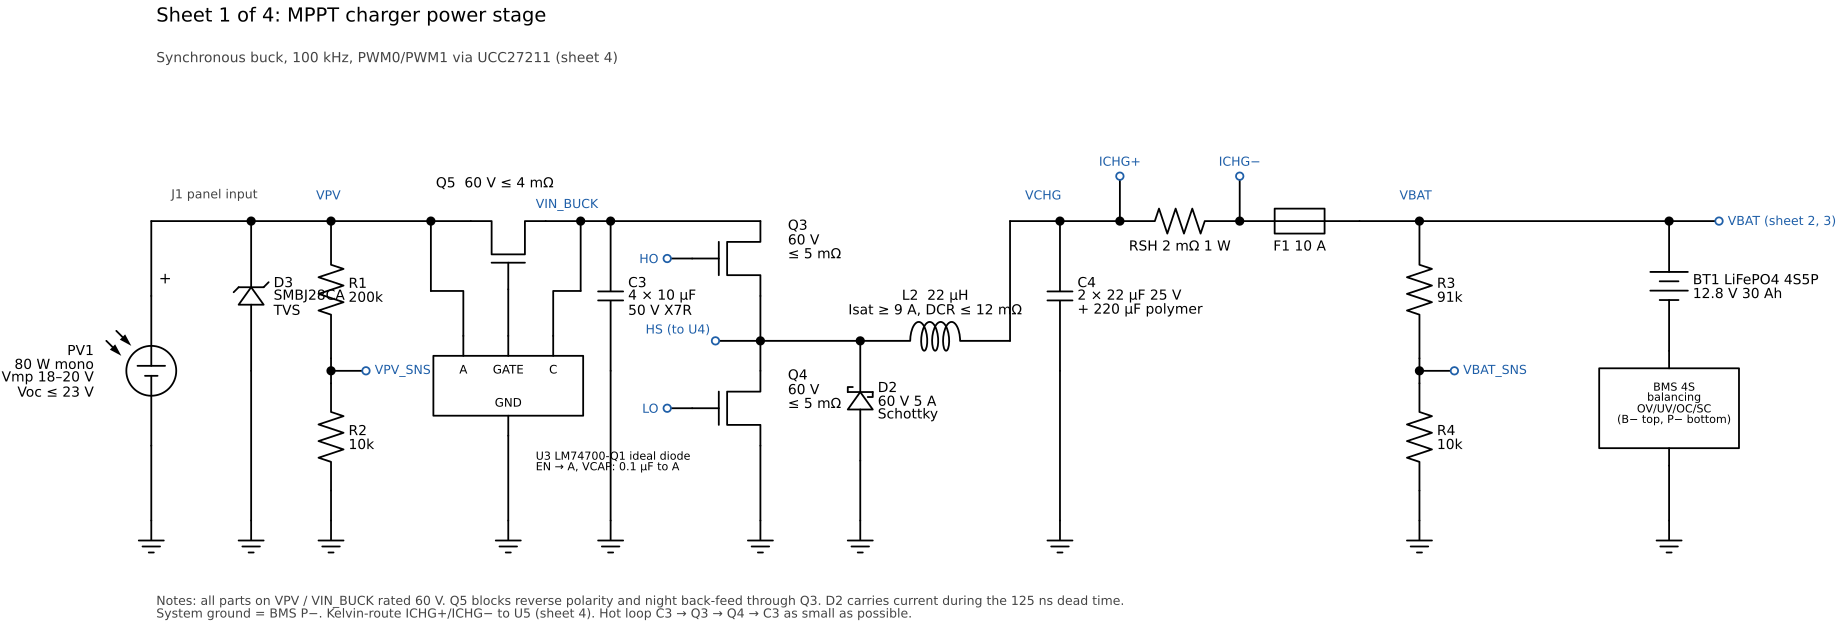

Python code for this plot:
#!/usr/bin/env python3
"""Schematic for the SC95F8523 version of the 12 V 20 W solar street light.

Draws four sheets with schemdraw and writes PNG + SVG per sheet and one
multi-page PDF. Sheets connect through net names (open circles).

    pip install schemdraw matplotlib pypdf
    python3 schematic.py
"""
import os
import schemdraw
import schemdraw.elements as elm

schemdraw.use('matplotlib')
OUT = os.path.dirname(os.path.abspath(__file__))
FS = 10        # component label font size
NFS = 9        # net label font size
NETC = '#1f5fa8'


def P(**kw):
    """IC pin with a smaller pin-name font."""
    kw.setdefault('lblsize', 8.5)
    return elm.IcPin(**kw)


class Sheet:
    def __init__(self):
        self.d = schemdraw.Drawing(show=False)
        self.d.config(unit=2.5, fontsize=FS, lw=1.3)

    def add(self, e):
        if isinstance(e, (elm.Ic, elm.Opamp)):
            e.theta(0)
        return self.d.add(e)

    # --- helpers -------------------------------------------------------
    def wire(self, a, b, shape='-'):
        return self.add(elm.Wire(shape).at(a).to(b))

    def dot(self, p):
        return self.add(elm.Dot().at(p))

    def gnd(self, p):
        return self.add(elm.Ground().at(p))

    def net(self, p, name, side='right', length=0.7):
        ln = elm.Line().at(p)
        getattr(ln, side)()
        ln = self.add(ln.length(length))
        self.add(elm.Dot(open=True).at(ln.end).color(NETC)
                 .label(name, loc={'up': 'top', 'down': 'bottom'}.get(side, side),
                        fontsize=NFS, color=NETC))
        return ln.end

    def text(self, p, s, size=FS, halign='left', valign='top', color='black'):
        self.add(elm.Label().at(p).label(s, fontsize=size, halign=halign,
                                         valign=valign, color=color))

    def title(self, p, s, sub=None):
        self.text(p, s, size=14)
        if sub:
            self.text((p[0], p[1] - 0.9), sub, size=10, color='#444')

    def vert(self, x, ytop, ybot, e, label=None, loc='bottom'):
        """Two-terminal part from (x,ytop) down to (x,ybot) and ground."""
        e = e.at((x, ytop)).down()
        if label:
            e = e.label(label, loc=loc, fontsize=FS)
        e = self.add(e)
        if abs(e.end[1] - ybot) > 1e-6:
            self.wire(e.end, (x, ybot))
        self.gnd((x, ybot))
        return e

    def divider(self, x, ytop, ybot, r1, r2, netname, side='right'):
        mid = ytop - (ytop - ybot) / 2
        self.add(elm.Resistor().at((x, ytop)).to((x, mid + 0.25))
                 .label(r1, loc='bottom', fontsize=FS))
        self.wire((x, mid + 0.25), (x, mid - 0.25))
        self.dot((x, mid))
        r = self.add(elm.Resistor().at((x, mid - 0.25)).to((x, ybot + 0.6))
                     .label(r2, loc='bottom', fontsize=FS))
        self.wire(r.end, (x, ybot))
        self.gnd((x, ybot))
        self.net((x, mid), netname, side=side)

    def save(self, name):
        for ext in ('png', 'svg', 'pdf'):
            kw = {'dpi': 160} if ext == 'png' else {}
            self.d.save(os.path.join(OUT, f'{name}.{ext}'), **kw)


# ======================================================================
# Sheet 1: MPPT charger power stage
# ======================================================================
def sheet1():
    s = Sheet()
    T, G = 6.0, 0.0
    s.title((0, 10.2), 'Sheet 1 of 4: MPPT charger power stage',
            'Synchronous buck, 100 kHz, PWM0/PWM1 via UCC27211 (sheet 4)')

    # PV panel
    s.wire((0, G), (0, 1.5))
    s.gnd((0, G))
    s.add(elm.Solar().at((0, 1.5)).up().length(3)
          .label('PV1\n80 W mono\nVmp 18–20 V\nVoc ≤ 23 V', loc='top', fontsize=FS))
    s.wire((0, 4.5), (0, T))
    s.text((0.25, 4.9), '+', size=11)
    s.add(elm.Line().at((0, T)).right().length(2))
    s.text((0.3, T + 0.55), 'J1 panel input', size=9, color='#444')

    # TVS
    s.dot((2, T))
    s.vert(2, T, G, elm.Zener().reverse().length(3), 'D3\nSMBJ28CA\nTVS')

    # Panel voltage divider (panel side, for dusk/dawn)
    s.wire((2, T), (3.6, T))
    s.dot((3.6, T))
    s.divider(3.6, T, G, 'R1\n200k', 'R2\n10k', 'VPV_SNS')
    s.text((3.2, T + 0.55), 'VPV', size=NFS, color=NETC)

    # Ideal diode Q5 + U3
    s.wire((3.6, T), (6.4, T))
    q5 = s.add(elm.NFet().down().anchor('source').at((6.4, T)))
    s.text((5.6, T + 1.0), 'Q5  60 V ≤ 4 mΩ', size=FS)
    u3 = s.add(elm.Ic(pins=[P(name='A', side='top'),
                            P(name='GATE', side='top'),
                            P(name='C', side='top'),
                            P(name='GND', side='bottom')],
                       size=(3.0, 1.2), pinspacing=0.9, leadlen=0.4)
               .anchor('GATE').at((q5.gate[0], 3.7)))
    s.text((u3.GND[0] + 0.45, u3.GND[1] - 0.2),
           'U3 LM74700-Q1 ideal diode\nEN → A, VCAP: 0.1 µF to A', size=8)
    s.wire(q5.gate, u3.GATE)
    s.wire((5.6, T), (5.6, 4.6))
    s.dot((5.6, T))
    s.wire((5.6, 4.6), u3.A, '-|')
    s.wire((8.6, T), (8.6, 4.6))
    s.dot((8.6, T))
    s.wire((8.6, 4.6), u3.C, '-|')
    s.wire(u3.GND, (u3.GND[0], G))
    s.gnd((u3.GND[0], G))

    # VIN rail and input caps
    s.wire(q5.drain, (9.2, T))
    s.text((7.6, T + 0.55), 'VIN_BUCK', size=NFS, color=NETC)
    s.dot((9.2, T))
    s.vert(9.2, T, G, elm.Capacitor().length(3), 'C3\n4 × 10 µF\n50 V X7R')

    # Half-bridge Q3 / Q4
    X = 12.2
    s.wire((9.2, T), (X, T))
    q3 = s.add(elm.NFet().right().reverse().anchor('drain').at((X, T)))
    s.text((q3.drain[0] + 0.45, q3.drain[1] - 0.05), 'Q3\n60 V\n≤ 5 mΩ')
    sw = (X, 3.6)
    s.wire(q3.source, sw)
    s.dot(sw)
    q4 = s.add(elm.NFet().right().reverse().anchor('drain').at((X, 3.0)))
    s.text((q4.drain[0] + 0.45, q4.drain[1] - 0.05), 'Q4\n60 V\n≤ 5 mΩ')
    s.wire(sw, q4.drain)
    s.wire(q4.source, (X, G))
    s.gnd((X, G))
    s.net(q3.gate, 'HO', side='left', length=0.5)
    s.net(q4.gate, 'LO', side='left', length=0.5)
    s.net(sw, 'HS', side='left', length=0.5) if False else None
    s.text((X - 2.2, sw[1] + 0.45), 'HS (to U4)', size=NFS, color=NETC)
    s.wire(sw, (X - 0.9, sw[1]))
    s.add(elm.Dot(open=True).at((X - 0.9, sw[1])).color(NETC))

    # D2 Schottky across Q4
    s.wire(sw, (14.2, sw[1]))
    s.dot((14.2, sw[1]))
    s.vert(14.2, sw[1], G, elm.Schottky().reverse().length(2.4),
           'D2\n60 V 5 A\nSchottky')

    # L2
    l2 = s.add(elm.Inductor2(loops=3).at((14.2, sw[1])).right().length(3)
               .label('L2  22 µH\nIsat ≥ 9 A, DCR ≤ 12 mΩ', loc='top', fontsize=FS))
    s.wire(l2.end, (17.2, T))  # up to output rail via corner
    s.wire((17.2, T), (18.2, T))
    s.text((17.4, T + 0.55), 'VCHG', size=NFS, color=NETC)
    s.dot((18.2, T))
    s.vert(18.2, T, G, elm.Capacitor().length(3), 'C4\n2 × 22 µF 25 V\n+ 220 µF polymer')

    # Shunt with Kelvin taps
    s.wire((18.2, T), (19.4, T))
    s.dot((19.4, T))
    rsh = s.add(elm.Resistor().at((19.4, T)).right().length(2.4)
                .label('RSH 2 mΩ 1 W', loc='bottom', fontsize=FS))
    s.dot(rsh.end)
    s.net((19.4, T), 'ICHG+', side='up', length=0.9)
    s.net(rsh.end, 'ICHG−', side='up', length=0.9)

    # Fuse
    f1 = s.add(elm.Fuse().at(rsh.end).right().length(2.4)
               .label('F1 10 A', loc='bottom', fontsize=FS))
    xb = f1.end[0] + 1.2
    s.wire(f1.end, (xb, T))
    s.dot((xb, T))
    s.text((xb - 0.5, T + 0.55), 'VBAT', size=NFS, color=NETC)
    s.divider(xb, T, G, 'R3\n91k', 'R4\n10k', 'VBAT_SNS')

    # Battery + BMS
    xbat = xb + 5.0
    s.wire((xb, T), (xbat, T))
    s.dot((xbat, T))
    s.add(elm.Battery().at((xbat, T)).down().length(2.6)
          .label('BT1 LiFePO4 4S5P\n12.8 V 30 Ah', loc='bottom', fontsize=FS))
    bms = s.add(elm.Ic(pins=[P(anchorname='BN', side='top'),
                             P(anchorname='PN', side='bottom')],
                       size=(2.8, 1.6), leadlen=0.35)
                .anchor('BN').at((xbat, T - 2.6))
                .label('BMS 4S\nbalancing\nOV/UV/OC/SC\n(B− top, P− bottom)', loc='center', fontsize=8))
    s.wire(bms.PN, (xbat, G))
    s.gnd((xbat, G))
    s.net((xbat, T), 'VBAT (sheet 2, 3)', side='right', length=1.0)

    s.text((0, -1.6),
           'Notes: all parts on VPV / VIN_BUCK rated 60 V. Q5 blocks reverse polarity and night back-feed '
           'through Q3. D2 carries current during the 125 ns dead time.\n'
           'System ground = BMS P−. Kelvin-route ICHG+/ICHG− to U5 (sheet 4). '
           'Hot loop C3 → Q3 → Q4 → C3 as small as possible.', size=9, color='#444')
    s.save('sheet1_charger')


# ======================================================================
# Sheet 2: LED boost power stage
# ======================================================================
def sheet2():
    s = Sheet()
    T, G = 6.0, 0.0
    s.title((0, 11.6), 'Sheet 2 of 4: LED driver power stage',
            'Boost, 100 kHz, PWM2 via UCC27511 (sheet 4), 12 LEDs at 0.565 A')

    s.add(elm.Dot(open=True).at((0, T)).color(NETC)
          .label('VBAT', loc='left', fontsize=NFS, color=NETC))
    f2 = s.add(elm.Fuse().at((0, T)).right().length(2.4)
               .label('F2 5 A', loc='top', fontsize=FS))
    s.wire(f2.end, (3.2, T))
    s.dot((3.2, T))
    s.vert(3.2, T, G, elm.Capacitor().length(3), 'C5\n2 × 10 µF 25 V\n+ 100 µF polymer')

    l1 = s.add(elm.Inductor2(loops=4).at((3.2, T)).right().length(3.6)
               .label('L1  100 µH\nIsat ≥ 3.5 A, DCR ≤ 40 mΩ', loc='top', fontsize=FS))
    swb = l1.end
    s.dot(swb)
    s.text((swb[0] - 1.15, T - 0.15), 'SW_B', size=NFS, color=NETC)
    q1 = s.add(elm.NFet().right().reverse().anchor('drain').at(swb))
    s.text((q1.drain[0] + 0.45, q1.drain[1] - 0.05), 'Q1\n60 V\n≤ 10 mΩ')
    s.net(q1.gate, 'GATE_B', side='left', length=0.6)
    s.dot(q1.source)
    s.vert(q1.source[0], q1.source[1], G, elm.Resistor().length(2.6), 'RSW\n33 mΩ\n1 %')
    s.net(q1.source, 'ISW', side='left', length=0.9) if False else None
    s.wire(q1.source, (q1.source[0] + 1.3, q1.source[1]))
    s.add(elm.Dot(open=True).at((q1.source[0] + 1.3, q1.source[1])).color(NETC)
          .label('ISW', loc='right', fontsize=NFS, color=NETC))

    d1 = s.add(elm.Schottky().at(swb).right().length(4.4)
               .label('D1  60 V 3–5 A\nSchottky', loc='top', fontsize=FS))
    vo = d1.end
    s.dot(vo)
    s.text((vo[0] + 0.15, T + 0.55), 'VLED', size=NFS, color=NETC)
    s.vert(vo[0], T, G, elm.Capacitor().length(3), 'C6\n4 × 4.7 µF\n100 V X7R')

    s.wire(vo, (vo[0] + 2.4, T))
    xd = vo[0] + 2.4
    s.dot((xd, T))
    s.divider(xd, T, G, 'R5\n430k', 'R6\n20k', 'VLED_SNS')

    # LED string, horizontal on top
    xs = xd + 2.6
    Y = 9.0
    s.wire((xd, T), (xs, T))
    s.wire((xs, T), (xs, Y))
    x = xs
    for i in range(3):
        e = s.add(elm.LED().at((x, Y)).right().length(1.8))
        x = e.end[0]
    s.add(elm.Line().at((x, Y)).right().length(1.6).linestyle(':'))
    x += 1.6
    for i in range(2):
        e = s.add(elm.LED().at((x, Y)).right().length(1.8))
        x = e.end[0]
    s.text((xs + 0.4, Y + 1.5),
           'D4–D15: 12 × 3535 LED in series, about 35.4 V at 0.565 A (20 W)  ·  on LED MCPCB with NTC2',
           size=9)
    xk = x + 0.6
    s.wire((x, Y), (xk, Y))
    s.wire((xk, Y), (xk, 5.2))
    s.dot((xk, 5.2))
    s.text((xk + 0.2, 5.75), 'LED_K', size=NFS, color=NETC)
    q2 = s.add(elm.NFet().right().reverse().anchor('drain').at((xk, 4.6)))
    s.text((q2.drain[0] + 0.45, q2.drain[1] - 0.05), 'Q2\nlogic-level\n60 V ≤ 20 mΩ')
    s.wire((xk, 5.2), q2.drain)
    s.net(q2.gate, 'LED_EN', side='left', length=0.6)
    s.dot(q2.source)
    s.vert(xk, q2.source[1], G, elm.Resistor().length(2.4), 'RLED\n0.1 Ω 1 %')
    s.wire(q2.source, (xk + 1.4, q2.source[1]))
    s.add(elm.Dot(open=True).at((xk + 1.4, q2.source[1])).color(NETC)
          .label('ILED+', loc='right', fontsize=NFS, color=NETC))
    s.text((xk + 0.4, 0.9), 'Kelvin GND tap\n→ ILED− (U6)', size=8, color=NETC)

    s.text((0, -1.6),
           'Notes: F2 protects against an LED string short (a boost has a DC path from input to output). '
           'Hot loop Q1 → D1 → C6 → RSW as small as possible.\n'
           'RSW feeds only the over-current comparator (sheet 4); LED current is regulated in firmware from RLED via U6. '
           'R5/R6: 43.3 V OVP trip and ADC reading.\n'
           'Optional synchronous boost: Q6 (60 V ≤ 14 mΩ) across D1, gate from PWM3 through a second UCC27211; keep D1 for the 125 ns dead time.', size=9, color='#444')
    s.save('sheet2_led_driver')


# ======================================================================
# Sheet 3: SC95F8523, supplies, connectors
# ======================================================================
def sheet3():
    s = Sheet()
    s.title((-9, 9.6), 'Sheet 3 of 4: SC95F8523 controller, supplies, connectors',
            'Pin numbers are for the 28-pin SOP/TSSOP package (datasheet V0.3)')

    left = [('1', 'VDD'), ('2', 'P1.0/CMOD'), ('3', 'VSS'), ('4', 'P5.1/OSCI'),
            ('5', 'P5.0/OSCO'), ('6', 'P1.1/RST'), ('7', 'P1.2/tCK'),
            ('8', 'P1.3/tDIO'), ('9', 'P1.4'), ('10', 'P1.5'), ('11', 'P1.6/AIN7'),
            ('12', 'P1.7/AIN6'), ('13', 'P2.7/AIN5'), ('14', 'P2.6/AIN4')]
    right = [('28', 'P0.0/PWM0'), ('27', 'P0.1/PWM1'), ('26', 'P0.2/PWM2'),
             ('25', 'P0.3/PWM3'), ('24', 'P0.4/FLT'), ('23', 'P0.5'),
             ('22', 'P0.6'), ('21', 'P0.7'), ('20', 'P2.0/USTX0'),
             ('19', 'P2.1/USRX0'), ('18', 'P2.2/AIN0'), ('17', 'P2.3/AIN1'),
             ('16', 'P2.4/AIN2'), ('15', 'P2.5/AIN3')]
    pins = [P(name=n, pin=p, side='left', slot=f'{14 - i}/14')
            for i, (p, n) in enumerate(left)]
    pins += [P(name=n, pin=p, side='right', slot=f'{14 - i}/14')
             for i, (p, n) in enumerate(right)]
    u1 = s.add(elm.Ic(pins=pins, size=(5.4, 11.2), pinspacing=0.8, leadlen=0.8,
                      fontsize=9)
               .at((0, -3)).label('U1\nSC95F8523\n(28-pin)', loc='center', fontsize=12))

    lnets = {'VDD': '+5V', 'P1.0/CMOD': 'NC', 'VSS': 'GND',
             'P5.1/OSCI': 'XIN', 'P5.0/OSCO': 'XOUT', 'P1.1/RST': 'RST',
             'P1.2/tCK': 'tCK', 'P1.3/tDIO': 'tDIO', 'P1.4': 'PIR_IN',
             'P1.5': 'LED_EN', 'P1.6/AIN7': 'V10_SNS', 'P1.7/AIN6': 'NTC_LED',
             'P2.7/AIN5': 'NTC_BAT', 'P2.6/AIN4': 'VLED_SNS'}
    rnets = {'P0.0/PWM0': 'HI', 'P0.1/PWM1': 'LI', 'P0.2/PWM2': 'IN_B',
             'P0.3/PWM3': 'PWM3 (opt. sync)', 'P0.4/FLT': 'FLT',
             'P0.5': 'EN_10V', 'P0.6': 'NC', 'P0.7': 'NC',
             'P2.0/USTX0': 'TXD', 'P2.1/USRX0': 'RXD', 'P2.2/AIN0': 'VPV_SNS',
             'P2.3/AIN1': 'VBAT_SNS', 'P2.4/AIN2': 'ICHG', 'P2.5/AIN3': 'ILED'}
    for n, net in lnets.items():
        s.net(u1.absanchors[n], net, side='left', length=0.9)
    for n, net in rnets.items():
        s.net(u1.absanchors[n], net, side='right', length=0.9)

    # ---- right column: supplies ----
    X0 = 12.5
    s.text((X0, 9.0), 'Supplies', size=11)
    def ldo(y, name, part, out, en=None):
        pins = [P(name='IN', side='left'), P(name='OUT', side='right'),
                P(name='GND', side='bottom', slot='2/2' if en else '1/1')]
        if en:
            pins.append(P(name='EN', side='bottom', slot='1/2'))
        u = s.add(elm.Ic(pins=pins, size=(2.8, 1.6), leadlen=0.5)
                  .at((X0 + 2.5, y)).label(name, loc='center', fontsize=8))
        s.text((u.IN[0] + 0.5, u.OUT[1] + 1.35), part, size=7, color='#444')
        s.net(u.IN, 'VBAT', side='left', length=1.6)
        s.dot((u.IN[0] - 0.8, u.IN[1]))
        s.vert(u.IN[0] - 0.8, u.IN[1], u.IN[1] - 2.4, elm.Capacitor().length(1.6),
               '1 µF\n50 V', loc='top')
        s.gnd(u.GND)
        s.dot((u.OUT[0] + 0.8, u.OUT[1]))
        s.wire(u.OUT, (u.OUT[0] + 0.8, u.OUT[1]))
        s.vert(u.OUT[0] + 0.8, u.OUT[1], u.OUT[1] - 2.4, elm.Capacitor().length(1.6),
               '2.2 µF', loc='bottom')
        s.net((u.OUT[0] + 0.8, u.OUT[1]), out, side='right', length=0.8)
        if en:
            s.net(u.EN, en, side='down', length=0.6)
        return u
    ldo(6.3, 'U8\nLT3010', '9.93 V: 169k / 24.9k on ADJ', '+10V', en='EN_10V')
    ldo(1.8, 'U9\nLM2936-5.0', '40 V in, 15 µA', '+5V')
    s.divider(X0 + 10.0, 6.8, 2.6, 'R7 47k', 'R8 10k', 'V10_SNS')
    s.net((X0 + 10.0, 6.8), '+10V', side='up', length=0.6)

    # ---- U1 decoupling ----
    yb = -3.0
    s.text((X0, yb + 1.3), 'U1 decoupling, reset, crystal', size=11)
    s.net((X0 + 0.6, yb), '+5V', side='up', length=0.5)
    s.dot((X0 + 0.6, yb))
    s.wire((X0 + 0.6, yb), (X0 + 2.2, yb))
    s.vert(X0 + 0.6, yb, yb - 2.6, elm.Capacitor().length(1.8), 'C10\n100 nF', loc='bottom')
    s.vert(X0 + 2.2, yb, yb - 2.6, elm.Capacitor().length(1.8), 'C11\n10 µF', loc='bottom')
    # reset pull-up
    s.net((X0 + 4.2, yb), '+5V', side='up', length=0.5)
    s.add(elm.Resistor().at((X0 + 4.2, yb)).down().length(1.8)
          .label('R9\n10k', loc='bottom', fontsize=FS))
    s.net((X0 + 4.2, yb - 1.8), 'RST', side='down', length=0.5)
    # crystal
    xc = X0 + 6.2
    s.net((xc, yb), 'XIN', side='up', length=0.5)
    y1 = s.add(elm.Crystal().at((xc, yb)).right().length(2.4)
               .label('Y1 32.768 kHz', loc='top', fontsize=9))
    s.net(y1.end, 'XOUT', side='up', length=0.5)
    s.dot((xc, yb))
    s.dot(y1.end)
    s.vert(xc, yb, yb - 2.6, elm.Capacitor().length(1.8), 'CL', loc='top')
    s.vert(y1.end[0], yb, yb - 2.6, elm.Capacitor().length(1.8), 'CL', loc='bottom')
    s.text((xc - 0.2, yb - 3.3), 'CL per crystal datasheet (typ. 10–15 pF)', size=8, color='#444')

    # ---- NTCs ----
    yn = -8.0
    s.text((X0, yn + 1.3), 'Temperature sensing (12-bit ADC, 2.048 V ref)', size=11)
    for i, (xn, net, nm, where) in enumerate([(X0 + 0.8, 'NTC_BAT', 'NTC1', 'on battery pack'),
                                              (X0 + 6.0, 'NTC_LED', 'NTC2', 'on LED board')]):
        s.net((xn, yn), '+5V', side='up', length=0.5)
        r = s.add(elm.Resistor().at((xn, yn)).down().length(1.8)
                  .label(f'R{10 + i}\n100k 1 %', loc='bottom', fontsize=FS))
        s.dot(r.end)
        s.add(elm.Thermistor().at(r.end).down().length(1.8)
              .label(f'{nm}\n10k B3950\n{where}', loc='bottom', fontsize=FS))
        s.gnd((xn, r.end[1] - 1.8))
        s.wire(r.end, (xn - 1.3, r.end[1]))
        s.dot((xn - 1.3, r.end[1]))
        s.add(elm.Capacitor().at((xn - 1.3, r.end[1])).down().length(1.8)
              .label('100 nF', loc='top', fontsize=FS))
        s.gnd((xn - 1.3, r.end[1] - 1.8))
        s.net(r.end, net, side='right', length=0.8) if False else None
        s.wire(r.end, (xn + 1.0, r.end[1]))
        s.add(elm.Dot(open=True).at((xn + 1.0, r.end[1])).color(NETC)
              .label(net, loc='right', fontsize=NFS, color=NETC))

    # ---- Connectors ----
    yc = -14.5
    s.text((-9, yc + 2.6), 'Connectors', size=11)
    def header(x, name, pins_):
        n = len(pins_)
        ps = [P(name=p, pin=str(i + 1), side='right', slot=f'{n - i}/{n}') for i, p in enumerate(pins_)]
        h = s.add(elm.Ic(pins=ps, size=(1.6, 0.8 * len(pins_) + 0.4), pinspacing=0.8, leadlen=0.4)
                  .at((x, yc - 0.8 * len(pins_))).label(name, loc='top', fontsize=9))
        for p in pins_:
            s.net(h.absanchors[p], p if p not in ('5V',) else '+5V', side='right', length=0.6)
    header(-9, 'J3 program\n(tCK/tDIO)', ['+5V', 'tCK', 'tDIO', 'GND'])
    header(-3, 'J4 PIR / motion\nsensor (optional)', ['+5V', 'PIR_IN', 'GND'])
    header(3, 'J5 service UART', ['TXD', 'RXD', 'GND'])
    s.text((-9, yc - 4.8),
           'PIR_IN: 100k pull-down. LED_EN: 100 Ω series + 100k pull-down at Q2 gate. '
           'Unused pins (P1.0, P0.6, P0.7): output low.\n'
           'ADC divider nodes get 100 nF to GND at the U1 pin. '
           'Analog ground (dividers, NTCs, U5/U6 GND) joins power ground at one point near RLED.',
           size=9, color='#444')
    s.save('sheet3_controller')


# ======================================================================
# Sheet 4: gate drivers, current sense, fault comparators
# ======================================================================
def sheet4():
    s = Sheet()
    s.title((0, 10.6), 'Sheet 4 of 4: gate drivers, current sense, fault comparators',
            'Pin numbers: see the KiCad project in ../kicad (library symbols)')

    # ---- U4 UCC27211 ----
    u4 = s.add(elm.Ic(pins=[P(name='HI', side='left', slot='4/4'),
                            P(name='LI', side='left', slot='3/4'),
                            P(name='VDD', side='left', slot='2/4'),
                            P(name='VSS', side='left', slot='1/4'),
                            P(name='HO', side='right', slot='4/4'),
                            P(name='HB', side='right', slot='3/4'),
                            P(name='HS', side='right', slot='2/4'),
                            P(name='LO', side='right', slot='1/4')],
                      size=(3.0, 3.6), pinspacing=0.8, leadlen=0.6)
               .at((3.5, 4.2)).label('U4\nUCC27211\nhalf-bridge\ndriver', loc='center', fontsize=9))
    s.net(u4.HI, 'HI', side='left', length=2.6)
    s.net(u4.LI, 'LI', side='left', length=2.6)
    s.text((u4.HI[0] - 4.0, u4.HI[1] + 1.2),
           '10k pull-down to GND on HI and on LI\n(PWM pins go high-Z on a FLT fault)',
           size=8, color='#444')
    s.net(u4.VDD, '+10V', side='left', length=2.6)
    s.wire(u4.VSS, (u4.VSS[0] - 0.6, u4.VSS[1]))
    s.gnd((u4.VSS[0] - 0.6, u4.VSS[1]))
    for pin, net in (('HO', 'HO'), ('LO', 'LO')):
        r = s.add(elm.Resistor().at(u4.absanchors[pin]).right().length(2.2)
                  .label('2.2 Ω', loc='top', fontsize=8))
        s.net(r.end, net, side='right', length=0.6)
    xb = u4.HB[0] + 0.6
    s.wire(u4.HB, (xb, u4.HB[1]))
    s.add(elm.Capacitor().at((xb, u4.HB[1])).to((xb, u4.HS[1])))
    s.text((xb + 0.35, u4.HB[1] - 0.05), 'CBOOT 100 nF', size=8)
    s.dot((xb, u4.HS[1]))
    s.net(u4.HS, 'HS', side='right', length=2.8)

    # ---- U7 UCC27511 ----
    u7 = s.add(elm.Ic(pins=[P(name='IN+', side='left', slot='3/3'),
                            P(name='IN−', side='left', slot='2/3'),
                            P(name='VDD', side='left', slot='1/3'),
                            P(name='OUTH', side='right', slot='2/2'),
                            P(name='OUTL', side='right', slot='1/2'),
                            P(name='GND', side='bottom')],
                      size=(3.0, 2.6), pinspacing=0.8, leadlen=0.6)
               .at((3.5, -2.2)).label('U7\nUCC27511\nlow-side\ndriver', loc='center', fontsize=9))
    s.net(u7['IN+'], 'IN_B', side='left', length=2.6)
    s.wire(u7['IN−'], (u7['IN−'][0] - 0.8, u7['IN−'][1]))
    s.gnd((u7['IN−'][0] - 0.8, u7['IN−'][1]))
    s.net(u7.VDD, '+10V', side='left', length=2.6)
    s.gnd(u7.GND)
    for pin_, val, y_off in (('OUTH', '4.7 Ω on', 0), ('OUTL', '2.2 Ω off', 0)):
        r = s.add(elm.Resistor().at(u7.absanchors[pin_]).right().length(2.0)
                  .label(val, loc='top', fontsize=8))
        s.net(r.end, 'GATE_B', side='right', length=0.5)
    s.text((u7['IN+'][0] - 4.0, u7['IN+'][1] + 0.9), '10k pull-down to GND on IN_B', size=8, color='#444')
    s.text((-0.5, -5.6), 'Decouple U4 and U7 VDD with 1 µF + 100 nF each, at the pins.',
           size=8, color='#444')

    # ---- INA181 current-sense amplifiers ----
    def ina(x, y, name, gain, inp, inn, out, note):
        u = s.add(elm.Ic(pins=[P(name='IN+', side='left', slot='2/2'),
                               P(name='IN−', side='left', slot='1/2'),
                               P(name='OUT', side='right', slot='2/2'),
                               P(name='REF', side='right', slot='1/2'),
                               P(name='VS', side='top'),
                               P(name='GND', side='bottom')],
                         size=(4.6, 2.2), pinspacing=0.8, leadlen=0.5)
                  .at((x, y)).label(f'{name}\nINA181{gain}', loc='center', fontsize=8))
        s.net(u['IN+'], inp, side='left', length=1.0)
        s.net(u['IN−'], inn, side='left', length=1.0)
        s.net(u.VS, '+5V', side='up', length=0.4)
        s.gnd(u.GND)
        s.wire(u.REF, (u.REF[0] + 0.6, u.REF[1]))
        s.gnd((u.REF[0] + 0.6, u.REF[1]))
        s.add(elm.Resistor().at(u.OUT).right().length(1.8).label('1k', loc='top', fontsize=8))
        po = (u.OUT[0] + 1.8, u.OUT[1])
        s.dot(po)
        s.add(elm.Capacitor().at(po).down().length(1.2).label('10 nF', loc='bottom', fontsize=8))
        s.gnd((po[0], po[1] - 1.2))
        s.net(po, out, side='right', length=0.6)
        s.text((u.GND[0] + 0.35, u.GND[1] - 0.1), note, size=8, color='#444')
        return u
    ina(14.5, 5.0, 'U5 charge current', 'A3 (×100)', 'ICHG+', 'ICHG−', 'ICHG',
        'out: 5.8 A → 1.16 V, 7 A → 1.40 V')
    ina(14.5, 0.0, 'U6 LED current', 'A1 (×20)', 'ILED+', 'ILED− (GND Kelvin)', 'ILED',
        'out: 0.565 A → 1.13 V')

    # ---- LM2901 fault comparators ----
    yc0 = -8.0
    s.text((0, yc0 + 1.6), 'Fault comparators U2 LM2901 (quad, open collector): '
           'signal on −, threshold on +, so a fault pulls FLT low', size=11)
    comps = [('U2A boost over-current', 'ISW_F', 'REF_A'),
             ('U2B LED over-voltage', 'VLED_SNS', 'REF_B'),
             ('U2C charger over-current', 'ICHG', 'REF_C'),
             ('U2D battery over-voltage', 'VBAT_SNS', 'REF_D')]
    xbus = 0
    outs = []
    for i, (nm, sig, ref) in enumerate(comps):
        x = 3.5 + i * 6.2
        op = s.add(elm.Opamp(leads=True).at((x, yc0 - 2.0)).anchor('in1')
                   .label(nm, loc='top', ofst=(0, 0.6), fontsize=9))
        s.net(op.in1, sig, side='left', length=0.5)
        s.net(op.in2, ref, side='left', length=0.5)
        outs.append(op.out)
    ybus = yc0 - 4.6
    for o in outs:
        s.dot(o)
        s.wire(o, (o[0], ybus))
        s.dot((o[0], ybus))
    s.wire((outs[0][0], ybus), (outs[-1][0] + 1.5, ybus))
    xf = outs[-1][0] + 1.5
    s.net((xf, ybus), 'FLT', side='right', length=0.8)
    s.add(elm.Resistor().at((xf, ybus)).up().length(2.0)
          .label('R20\n4.7k', loc='bottom', fontsize=9))
    s.net((xf, ybus + 2.0), '+5V', side='up', length=0.4)
    s.dot((xf, ybus))

    # ISW RC filter
    yr = ybus - 2.2
    s.text((0, yr + 0.6), 'ISW filter', size=10)
    s.add(elm.Dot(open=True).at((0.4, yr - 0.6)).color(NETC)
          .label('ISW', loc='left', fontsize=NFS, color=NETC))
    r = s.add(elm.Resistor().at((0.4, yr - 0.6)).right().length(2.0)
              .label('100 Ω', loc='top', fontsize=9))
    s.dot(r.end)
    s.add(elm.Capacitor().at(r.end).down().length(1.4).label('1 nF', loc='bottom', fontsize=9))
    s.gnd((r.end[0], r.end[1] - 1.4))
    s.net(r.end, 'ISW_F', side='right', length=0.8)

    s.text((7.5, yr + 0.6),
           'Threshold dividers from +5V (1 %), 100 nF on each REF node:\n'
           'REF_A  43k / 1.0k   → 0.114 V  = 3.4 A in RSW (33 mΩ)\n'
           'REF_B  16k / 10k    → 1.92 V   = 43.3 V on VLED (R5/R6 430k/20k)\n'
           'REF_C  26k / 10k    → 1.39 V   = 6.9 A charge current (U5 ×100, 2 mΩ)\n'
           'REF_D  23.7k / 10k  → 1.48 V   = 15.0 V battery (R3/R4 91k/10k)\n'
           'U1 FLT: active low, latched mode, 1 µs filter. U2 VCC = +5V, 100 nF.',
           size=9)
    s.save('sheet4_drivers_protection')


if __name__ == '__main__':
    sheet1()
    sheet2()
    sheet3()
    sheet4()
    try:
        from pypdf import PdfWriter
        w = PdfWriter()
        for n in ('sheet1_charger', 'sheet2_led_driver', 'sheet3_controller',
                  'sheet4_drivers_protection'):
            w.append(os.path.join(OUT, f'{n}.pdf'))
        w.write(os.path.join(OUT, 'schematic.pdf'))
    except ImportError:
        print('pypdf not installed: skipped combined PDF')
    print('done')
